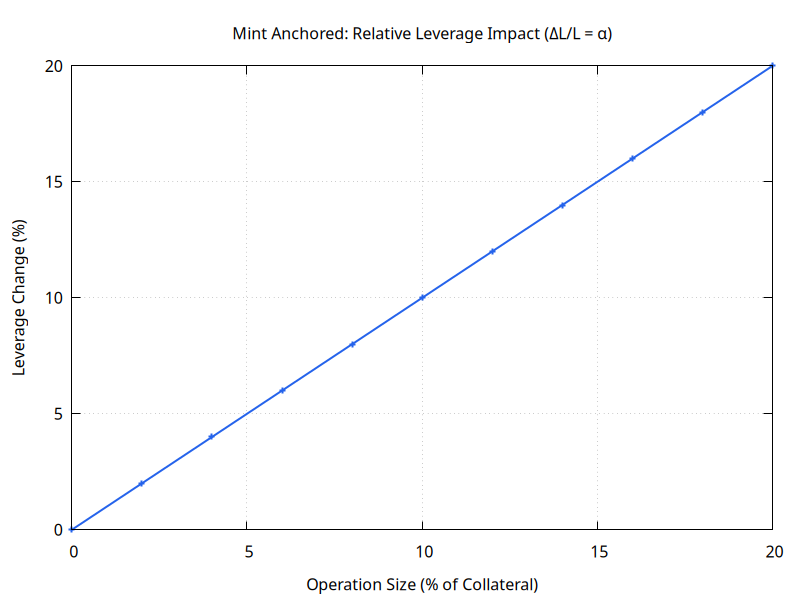

Reproduce this figure in gnuplot.
set terminal pngcairo size 800,600 background "#ffffff"
set grid
set key bmargin
set style line 1 lc rgb "#2563eb" lw 2
set style line 2 lc rgb "#10b981" lw 2
set style line 3 lc rgb "#f59e0b" lw 2
set style line 4 lc rgb "#dc2626" lw 2
set style line 5 lc rgb "#8b5cf6" lw 2
set output "mint-anchored-leverage-impact.png"
set title "Mint Anchored: Relative Leverage Impact (ΔL/L = α)"
set xlabel "Operation Size (% of Collateral)"
set ylabel "Leverage Change (%)"
set yrange [0:20]

plot '-' using 1:2 with linespoints ls 1 notitle
0  0
2  2
4  4
6  6
8  8
10  10
12  12
14  14
16  16
18  18
20  20
e
